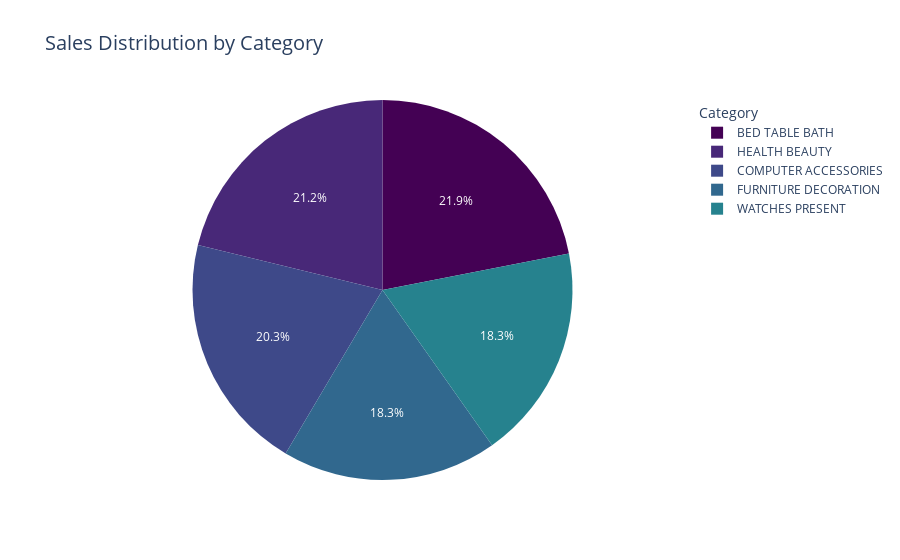

Source (notebook cell):
### Code cell
px.data.tips()
fig = px.pie(Top_Sales, values=Top_Sales['Sales Percentage'], names=Top_Sales['Category'],
             title='Sales Distribution by Category',
             color_discrete_sequence=px.colors.sequential.Viridis)

# Update layout for better aesthetics
fig.update_layout(
    title_font_size=20,
    legend_title='Category',
    legend_title_font_size=14,
    template='plotly_white'  # Use a clean white template
)

fig.show()

### Figure 1 — Plotly figure (JSON) as saved in the notebook; plotly's stock layout.template omitted (floating-point values rounded to 4 significant figures)
{"data": [{"domain": {"x": [0, 1], "y": [0, 1]}, "hovertemplate": "Category=%{label}<br>Sales Percentage=%{value}<extra></extra>", "labels": ["BED TABLE BATH", "HEALTH BEAUTY", "COMPUTER ACCESSORIES", "FURNITURE DECORATION", "WATCHES PRESENT"], "legendgroup": "", "name": "", "showlegend": true, "type": "pie", "values": [10.7, 10.35, 9.9, 8.93, 8.93]}], "layout": {"autosize": true, "legend": {"title": {"font": {"size": 14}, "text": "Category"}, "tracegroupgap": 0}, "piecolorway": ["#440154", "#482878", "#3e4989", "#31688e", "#26828e", "#1f9e89", "#35b779", "#6ece58", "#b5de2b", "#fde725"], "title": {"font": {"size": 20}, "text": "Sales Distribution by Category"}}}
